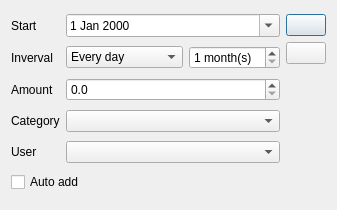
<?xml version="1.0" encoding="UTF-8"?>
<ui version="4.0">
 <class>AutoDialogClass</class>
 <widget class="QDialog" name="AutoDialogClass">
  <property name="geometry">
   <rect>
    <x>0</x>
    <y>0</y>
    <width>337</width>
    <height>210</height>
   </rect>
  </property>
  <property name="windowTitle">
   <string>Auto add</string>
  </property>
  <property name="windowIcon">
   <iconset resource="Money.qrc">
    <normaloff>:/Images/add_user.png</normaloff>:/Images/add_user.png</iconset>
  </property>
  <layout class="QGridLayout" name="gridLayout">
   <item row="0" column="0">
    <widget class="QLabel" name="label">
     <property name="text">
      <string>Start</string>
     </property>
    </widget>
   </item>
   <item row="0" column="1">
    <widget class="QDateEdit" name="dateEdit">
     <property name="sizePolicy">
      <sizepolicy hsizetype="MinimumExpanding" vsizetype="Fixed">
       <horstretch>0</horstretch>
       <verstretch>0</verstretch>
      </sizepolicy>
     </property>
     <property name="calendarPopup">
      <bool>true</bool>
     </property>
    </widget>
   </item>
   <item row="0" column="2" rowspan="6">
    <layout class="QVBoxLayout">
     <item>
      <widget class="QPushButton" name="buttonOK">
       <property name="icon">
        <iconset resource="Money.qrc">
         <normaloff>:/Images/apply.png</normaloff>:/Images/apply.png</iconset>
       </property>
       <property name="iconSize">
        <size>
         <width>32</width>
         <height>32</height>
        </size>
       </property>
      </widget>
     </item>
     <item>
      <widget class="QPushButton" name="buttonCancel">
       <property name="icon">
        <iconset resource="Money.qrc">
         <normaloff>:/Images/editdelete.png</normaloff>:/Images/editdelete.png</iconset>
       </property>
       <property name="iconSize">
        <size>
         <width>32</width>
         <height>32</height>
        </size>
       </property>
      </widget>
     </item>
     <item>
      <spacer>
       <property name="orientation">
        <enum>Qt::Vertical</enum>
       </property>
       <property name="sizeHint" stdset="0">
        <size>
         <width>20</width>
         <height>40</height>
        </size>
       </property>
      </spacer>
     </item>
    </layout>
   </item>
   <item row="1" column="0">
    <widget class="QLabel" name="label_4">
     <property name="text">
      <string>Inverval</string>
     </property>
    </widget>
   </item>
   <item row="1" column="1">
    <layout class="QHBoxLayout" name="horizontalLayout">
     <item>
      <widget class="QComboBox" name="comboBoxInterval">
       <property name="sizePolicy">
        <sizepolicy hsizetype="MinimumExpanding" vsizetype="Fixed">
         <horstretch>0</horstretch>
         <verstretch>0</verstretch>
        </sizepolicy>
       </property>
       <property name="currentIndex">
        <number>0</number>
       </property>
       <item>
        <property name="text">
         <string>Every day</string>
        </property>
       </item>
       <item>
        <property name="text">
         <string>Every week</string>
        </property>
       </item>
       <item>
        <property name="text">
         <string>Every month</string>
        </property>
       </item>
       <item>
        <property name="text">
         <string>Every year</string>
        </property>
       </item>
       <item>
        <property name="text">
         <string>Customize</string>
        </property>
       </item>
      </widget>
     </item>
     <item>
      <widget class="QSpinBox" name="spinBoxMonths">
       <property name="suffix">
        <string> month(s)</string>
       </property>
       <property name="minimum">
        <number>1</number>
       </property>
      </widget>
     </item>
    </layout>
   </item>
   <item row="2" column="0">
    <widget class="QLabel" name="label_2">
     <property name="text">
      <string>Amount</string>
     </property>
    </widget>
   </item>
   <item row="3" column="0">
    <widget class="QLabel" name="label_3">
     <property name="text">
      <string>Category</string>
     </property>
    </widget>
   </item>
   <item row="3" column="1">
    <widget class="CategoryComboBox" name="comboBoxCategory">
     <property name="sizePolicy">
      <sizepolicy hsizetype="MinimumExpanding" vsizetype="Fixed">
       <horstretch>0</horstretch>
       <verstretch>0</verstretch>
      </sizepolicy>
     </property>
    </widget>
   </item>
   <item row="4" column="0">
    <widget class="QLabel" name="label_5">
     <property name="text">
      <string>User</string>
     </property>
    </widget>
   </item>
   <item row="4" column="1">
    <widget class="CategoryComboBox" name="comboBoxUser">
     <property name="sizePolicy">
      <sizepolicy hsizetype="MinimumExpanding" vsizetype="Fixed">
       <horstretch>0</horstretch>
       <verstretch>0</verstretch>
      </sizepolicy>
     </property>
    </widget>
   </item>
   <item row="5" column="0" colspan="2">
    <widget class="QCheckBox" name="checkBox">
     <property name="text">
      <string>Auto add</string>
     </property>
    </widget>
   </item>
   <item row="2" column="1">
    <widget class="QDoubleSpinBox" name="doubleSpinBox">
     <property name="decimals">
      <number>1</number>
     </property>
     <property name="maximum">
      <double>100000.000000000000000</double>
     </property>
    </widget>
   </item>
  </layout>
 </widget>
 <layoutdefault spacing="6" margin="11"/>
 <customwidgets>
  <customwidget>
   <class>CategoryComboBox</class>
   <extends>QComboBox</extends>
   <header>CategoryComboBox.h</header>
  </customwidget>
 </customwidgets>
 <resources>
  <include location="Money.qrc"/>
 </resources>
 <connections>
  <connection>
   <sender>buttonOK</sender>
   <signal>clicked()</signal>
   <receiver>AutoDialogClass</receiver>
   <slot>accept()</slot>
   <hints>
    <hint type="sourcelabel">
     <x>219</x>
     <y>22</y>
    </hint>
    <hint type="destinationlabel">
     <x>143</x>
     <y>-23</y>
    </hint>
   </hints>
  </connection>
  <connection>
   <sender>buttonCancel</sender>
   <signal>clicked()</signal>
   <receiver>AutoDialogClass</receiver>
   <slot>reject()</slot>
   <hints>
    <hint type="sourcelabel">
     <x>239</x>
     <y>86</y>
    </hint>
    <hint type="destinationlabel">
     <x>217</x>
     <y>112</y>
    </hint>
   </hints>
  </connection>
 </connections>
</ui>
